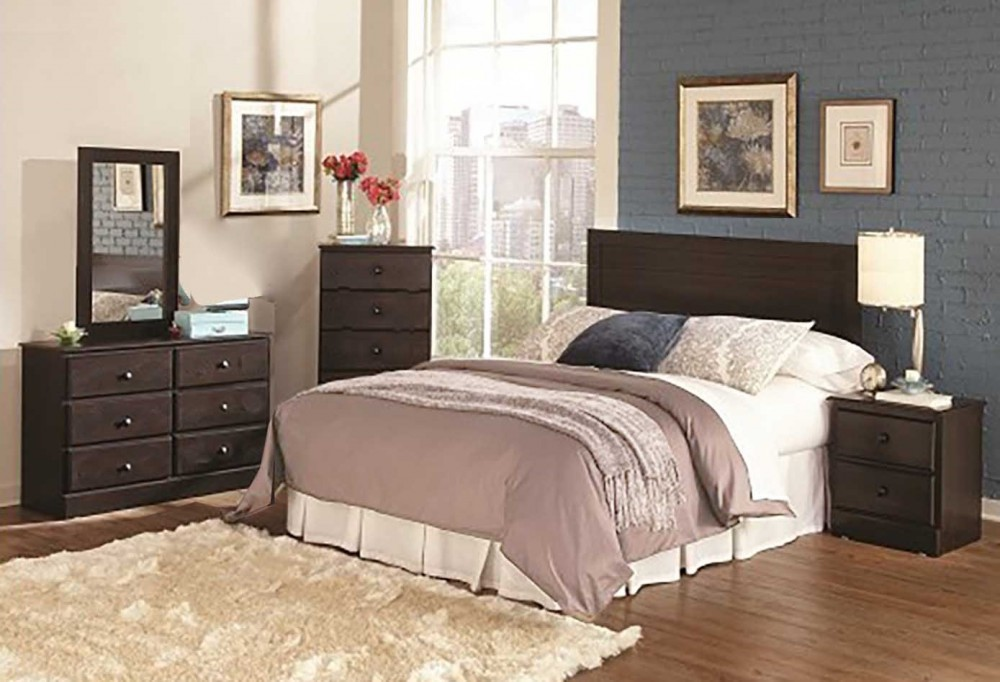
#> input picture room.jpg, 1000 x 682 px
$ python switch_template.py --template room.jpg --image room.jpg
#> lines starting #> are read from the running program, lines starting #| are printed output that depends on the picture
import numpy as np
import argparse
import imutils
import cv2
from math import *

 # construct the argument parser and parse the arguments
ap = argparse.ArgumentParser()
ap.add_argument("-t", "--template", required=True, help="Path to template image")
ap.add_argument("-i", "--image", required=True,
help="Path to images where template will be matched")
args = vars(ap.parse_args())

# load the image image, convert it to grayscale, and detect edges
template = cv2.imread(args["template"])
#> template is the input picture: shape (682, 1000, 3); mean B, G, R 130.7, 144, 159.5
template = cv2.cvtColor(template, cv2.COLOR_BGR2GRAY)
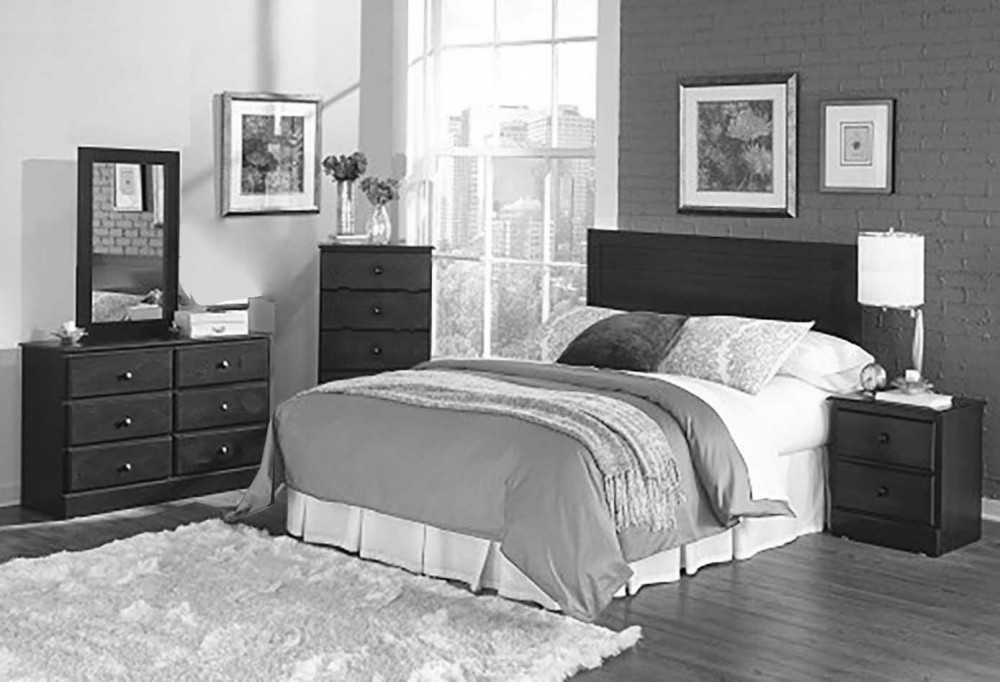
#> template: shape (682, 1000); min 1, max 255, mean 147.1
template = cv2.Canny(template, 50, 200)
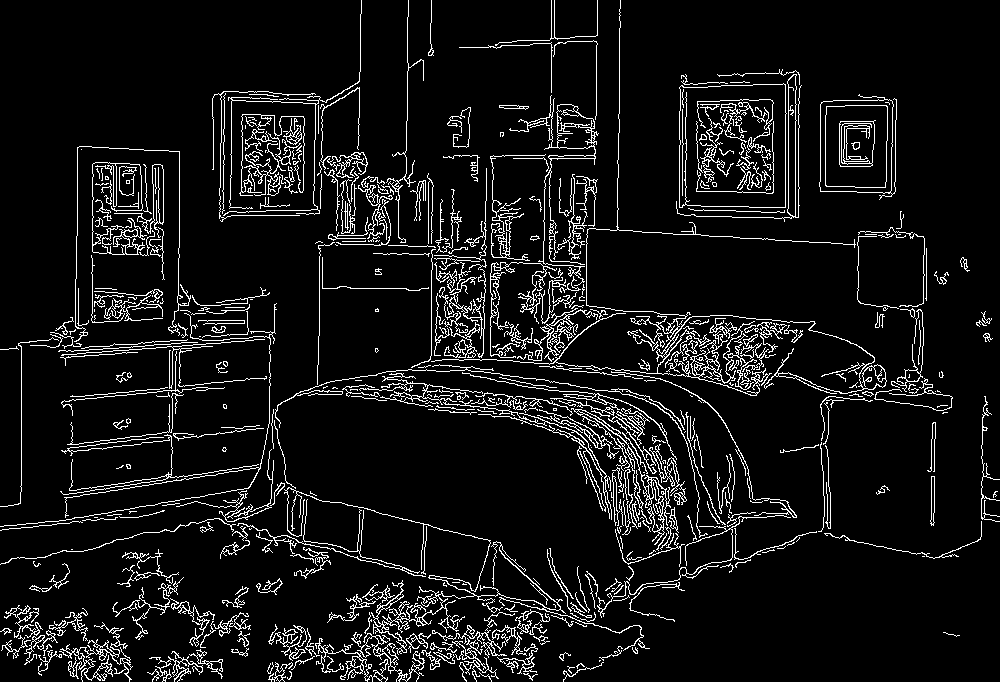
#> template: shape (682, 1000); 7.9% white in thin lines or dots
(tH, tW) = template.shape[:2]
#> tH = 682; tW = 1000
#cv2.imshow("Template", template)
# loop over the images to find the template in
# load the image, convert it to grayscale, and initialize the
# bookkeeping variable to keep track of the matched region
image = cv2.imread(args["image"])
gray = cv2.cvtColor(image, cv2.COLOR_BGR2GRAY)
found = None

# loop over the scales of the image
for scale in np.linspace(0.2, 1.0, 20)[::-1]:
	# resize the image according to the scale, and keep track
	# of the ratio of the resizing
	resized = imutils.resize(gray, width = int(gray.shape[1] * scale))
	r = gray.shape[1] / float(resized.shape[1])

	# if the resized image is smaller than the template, then break
	# from the loop
	if resized.shape[0] < tH or resized.shape[1] < tW:
		break
		# detect edges in the resized, grayscale image and apply template
	# matching to find the template in the image
	edged = cv2.Canny(resized, 50, 200)
	result = cv2.matchTemplate(edged, template, cv2.TM_CCOEFF)
	(_, maxVal, _, maxLoc) = cv2.minMaxLoc(result)

	# if we have found a new maximum correlation value, then update
	# the bookkeeping variable
	if found is None or maxVal > found[0]:
		found = (maxVal, maxLoc, r)
#> this loop made 2 passes
#> found on pass 1: (3.22e+09, (0, 0), 1)
# unpack the bookkeeping variable and compute the (x, y) coordinates
# of the bounding box based on the resized ratio
(_, maxLoc, r) = found
#> r = 1
(startX, startY) = (int(maxLoc[0] * r), int(maxLoc[1] * r))
#> startX = 0; startY = 0
(endX, endY) = (int((maxLoc[0] + tW) * r), int((maxLoc[1] + tH) * r))
#> endX = 1000; endY = 682

# draw a bounding box around the detected result and display the image
switch_height = sqrt( (startX - startX)**2 + (endY - startY)**2 )
#> switch_height = 682
switch_width = sqrt( (endX - startX)**2 + (startY - startY)**2 )
#> switch_width = 1000
print("switch height and switch width are ",switch_height,switch_width)
#| switch height and switch width are  682.0 1000.0
text = "Height:"+str(switch_height)+" Width:"+str(switch_width)
#> text = 'Height:682.0 Width:1000.0'
cv2.rectangle(image, (startX, startY), (endX, endY), (0, 0, 255), 2)
font = cv2.FONT_HERSHEY_SIMPLEX
cv2.putText(image,text,(int(startX)-400,int(endY)-100), font, 2,(255,255,255),2,cv2.LINE_AA)
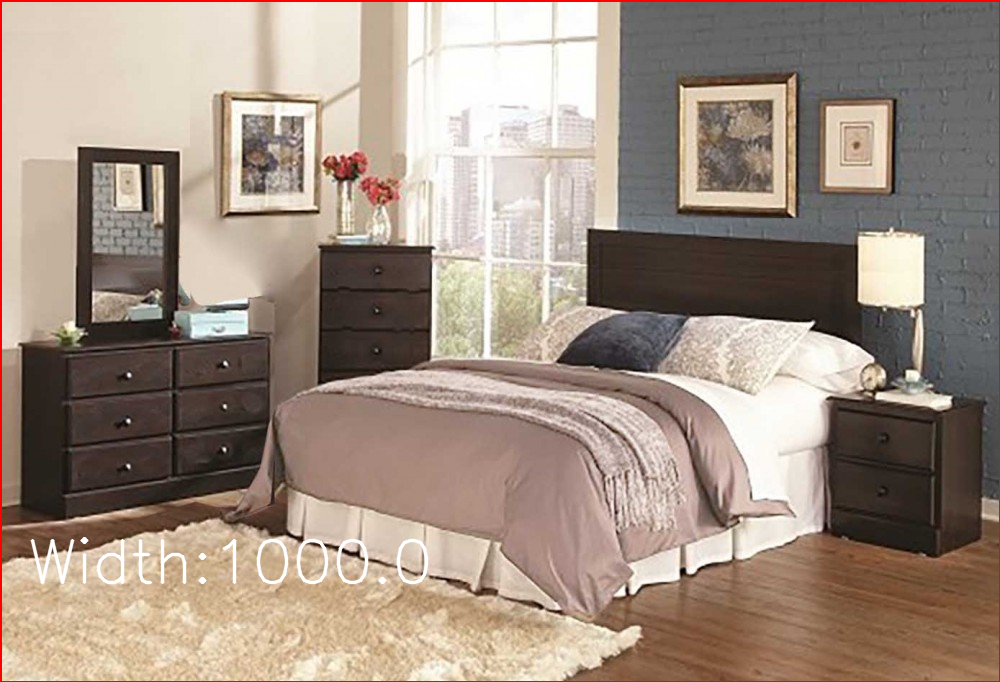
#> image: shape (682, 1000, 3); mean B, G, R 130.1, 143.2, 160.3
winname = "Test"
cv2.namedWindow(winname,0) # Create a named window
cv2.resizeWindow(winname,800,600);  # Move it to (40,30)
cv2.imshow(winname, image)
cv2.waitKey(10000)
